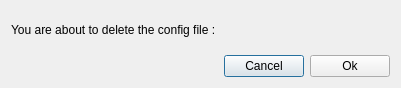
<?xml version="1.0" encoding="UTF-8"?>
<ui version="4.0">
 <class>Dialog</class>
 <widget class="QDialog" name="Dialog">
  <property name="geometry">
   <rect>
    <x>0</x>
    <y>0</y>
    <width>401</width>
    <height>88</height>
   </rect>
  </property>
  <property name="windowTitle">
   <string>Delete ?</string>
  </property>
  <property name="windowIcon">
   <iconset resource="icones.qrc">
    <normaloff>:/all/icones/TeXamator.png</normaloff>:/all/icones/TeXamator.png</iconset>
  </property>
  <layout class="QVBoxLayout" name="verticalLayout">
   <item>
    <widget class="QLabel" name="label">
     <property name="text">
      <string>You are about to delete the config file :</string>
     </property>
    </widget>
   </item>
   <item>
    <layout class="QHBoxLayout" name="horizontalLayout">
     <item>
      <spacer name="horizontalSpacer">
       <property name="orientation">
        <enum>Qt::Horizontal</enum>
       </property>
       <property name="sizeHint" stdset="0">
        <size>
         <width>40</width>
         <height>20</height>
        </size>
       </property>
      </spacer>
     </item>
     <item>
      <widget class="QPushButton" name="pushButton_cancel">
       <property name="text">
        <string>Cancel</string>
       </property>
       <property name="icon">
        <iconset resource="icones.qrc">
         <normaloff>:/all/icones/cancel.png</normaloff>:/all/icones/cancel.png</iconset>
       </property>
       <property name="default">
        <bool>true</bool>
       </property>
      </widget>
     </item>
     <item>
      <widget class="QPushButton" name="pushButton_ok">
       <property name="text">
        <string>Ok</string>
       </property>
       <property name="icon">
        <iconset resource="icones.qrc">
         <normaloff>:/all/icones/apply.png</normaloff>:/all/icones/apply.png</iconset>
       </property>
       <property name="default">
        <bool>false</bool>
       </property>
      </widget>
     </item>
    </layout>
   </item>
  </layout>
 </widget>
 <resources>
  <include location="icones.qrc"/>
 </resources>
 <connections>
  <connection>
   <sender>pushButton_cancel</sender>
   <signal>clicked()</signal>
   <receiver>Dialog</receiver>
   <slot>reject()</slot>
   <hints>
    <hint type="sourcelabel">
     <x>252</x>
     <y>69</y>
    </hint>
    <hint type="destinationlabel">
     <x>205</x>
     <y>79</y>
    </hint>
   </hints>
  </connection>
  <connection>
   <sender>pushButton_ok</sender>
   <signal>clicked()</signal>
   <receiver>Dialog</receiver>
   <slot>accept()</slot>
   <hints>
    <hint type="sourcelabel">
     <x>333</x>
     <y>62</y>
    </hint>
    <hint type="destinationlabel">
     <x>404</x>
     <y>42</y>
    </hint>
   </hints>
  </connection>
 </connections>
</ui>
